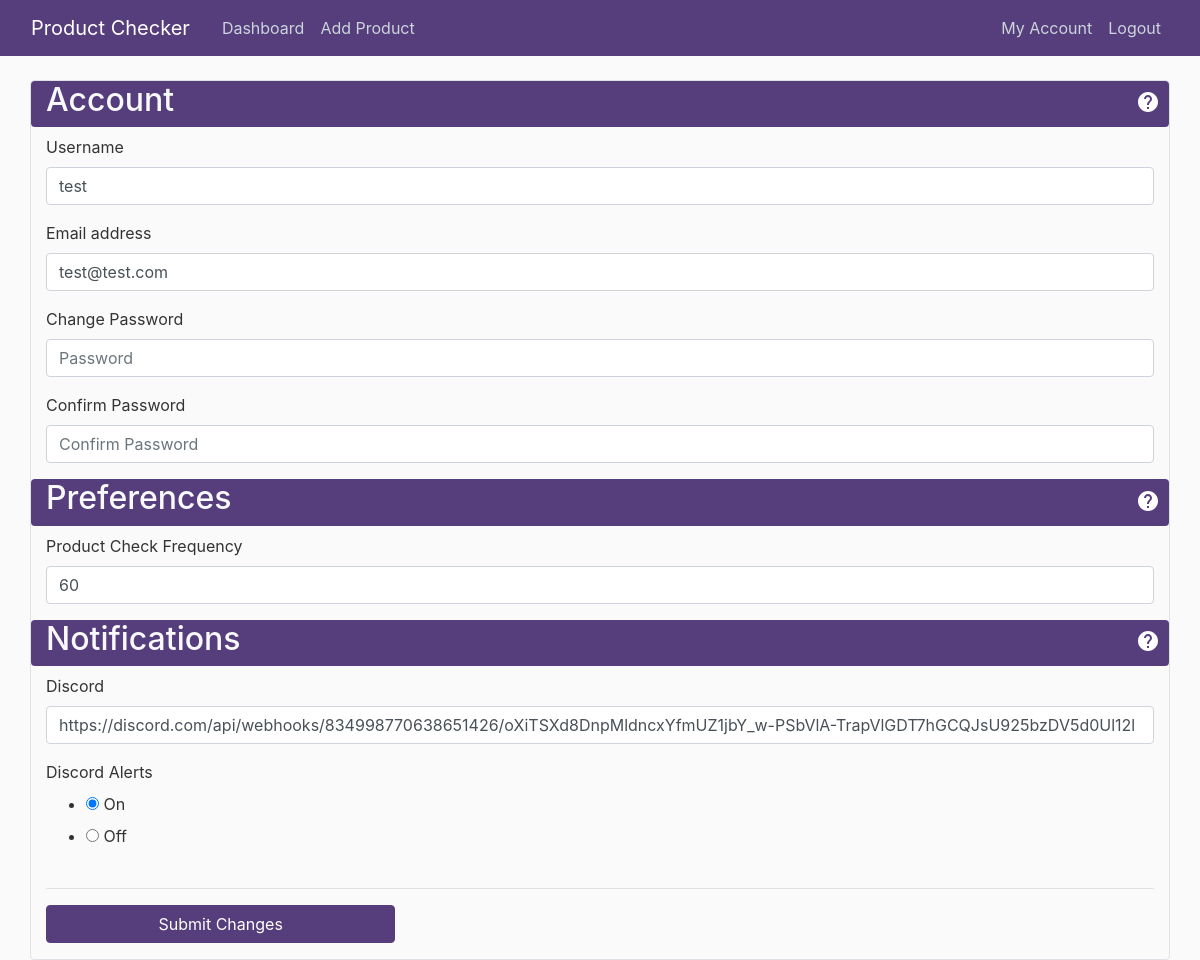
Page /account (signed in) on the earlier database version.
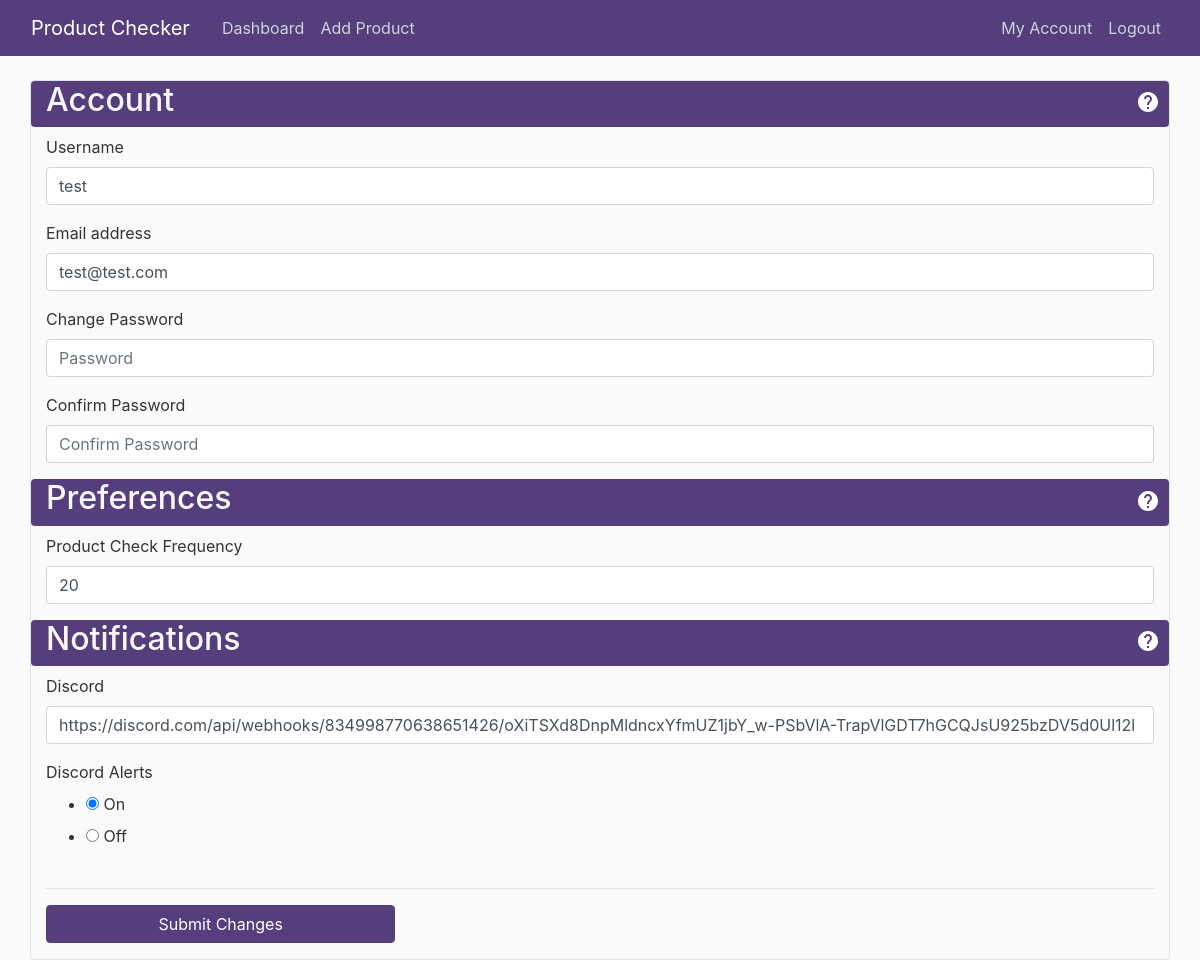
Same page on the later database version.
### productchecker/models.py (models this page shows, shortened)
class User(db.Model, UserMixin):
    id = db.Column(db.Integer, primary_key=True)
    username = db.Column(db.String(30), unique=True, nullable=False)
    email = db.Column(db.String(100), unique=True, nullable=False)
    password = db.Column(db.String(60), nullable=False)
    discord_webhook = db.Column(db.String(150), nullable=True)
    discord_active = db.Column(db.Boolean, nullable=False, default=0)
    help_active = db.Column(db.Boolean, nullable=False, default=1)
    check_freq = db.Column(db.Integer, nullable=False, default=60)
    products = db.relationship('Product', backref='user', lazy=True)

### productchecker/routes.py (the view)
@app.route("/account", methods=['GET', 'POST'])
@login_required
def account():
    form = UpdateAccountForm()
    if form.validate_on_submit():
        current_user.username = form.username.data
        current_user.email = form.email.data
        if form.password.data != '':
            current_user.password = bcrypt.generate_password_hash(form.password.data).decode('utf-8')
        current_user.discord_webhook = form.discord_webhook.data
        current_user.discord_active = bool(form.discord_active.data)
        current_user.check_freq = form.check_freq.data
        AppAttr.update_check_freq(form.check_freq.data)
        db.session.commit()
        flash('Account Updated', 'success')
        return redirect(url_for('account'))
    elif request.method == 'GET':
        form.username.data = current_user.username
        form.email.data = current_user.email
        form.discord_webhook.data = current_user.discord_webhook
        form.discord_active.data = current_user.discord_active
        form.check_freq.data = current_user.check_freq
    return render_template('account.html', form=form)

### productchecker/forms.py (shortened to what this page needs)
class UpdateAccountForm(FlaskForm):
    username = StringField('Username', validators=[
                           DataRequired(), Length(min=username_min, max=username_max)])
    email = StringField('Email', validators=[DataRequired(), Email()])
    password = PasswordField('Password')
    confirm_password = PasswordField('Confirm Password', validators=[EqualTo('password')])
    check_freq = IntegerField('Check Frequency', validators=[
                           DataRequired(), NumberRange(min=freq_min, max=freq_max)])
    discord_webhook = StringField('Webhook URL')
    discord_active = RadioField(coerce=int, choices=[(1,'On'),(0,'Off')])
    submit = SubmitField('Submit Changes')

### productchecker/models.py (called while the page is built)
@login_manager.user_loader
def load_user(user_id):
    return User.query.get(int(user_id))

### productchecker/templates/account.html (shortened to what the changed rows need)
{% extends "layout.html" %}
{% block content %}
<div class="container border rounded">
	<div class="row bg-primary rounded" style="background-color: #563d7c!important;">
		<div class="col-4 mr-auto">
			<h2 class="text-light">Account</h2>
		</div>
	</div>
	<div class="row mt-2">
		<div class="col">
			<form novalidate method="POST" action="">
				<div class="form-group">
					<label>Username</label>
					{% if form.username.errors %}
					{{ form.username(class="form-control is-invalid", placeholder="Username") }}
					<div class="invalid-feedback">
						{% for error in form.username.errors %}
						<span>{{ error }}</span>
						{% endfor %}
					</div>
					{% else %}
					{{ form.username(class="form-control", placeholder="Username") }}
					{% endif %}
				</div>
				<div class="form-group">
					<label>Email address</label>
					{% if form.email.errors %}
					{{ form.email(class="form-control is-invalid", placeholder="Email") }}
					<div class="invalid-feedback">
						{% for error in form.email.errors %}
						<span>{{ error }}</span>
						{% endfor %}
					</div>
					{% else %}
					{{ form.email(class="form-control", placeholder="Email") }}
					{% endif %}
				</div>
				<div class="form-group">
					<label>Change Password</label>
					{% if form.password.errors %}
					{{ form.password(class="form-control is-invalid", placeholder="Password") }}
					<div class="invalid-feedback">
						{% for error in form.password.errors %}
						<span>{{ error }}</span>
						{% endfor %}
					</div>
					{% else %}
					{{ form.password(class="form-control", placeholder="Password") }}
					{% endif %}
				</div>
				<div class="row bg-primary rounded" style="background-color: #563d7c!important;">
					<div class="col-4 mr-auto">
						<h2 class="text-light">Preferences</h2>
					</div>
				</div>
				<div class="row mt-2">
					<div class="col">
						<div class="form-group">
							<label>Product Check Frequency</label>
							{% if form.check_freq.errors %}
							{{ form.check_freq(class="form-control is-invalid", placeholder="Time(Seconds)") }}
							<div class="invalid-feedback">
								{% for error in form.check_freq.errors %}
								<span>{{ error }}</span>
								{% endfor %}
							</div>
							{% else %}
							{{ form.check_freq(class="form-control", placeholder="Time(Seconds)") }}
							{% endif %}
						</div>
					</div>
				</div>
				<div class="row bg-primary rounded" style="background-color: #563d7c!important;">
					<div class="col-4 mr-auto">
						<h2 class="text-light">Notifications</h2>
					</div>
				</div>
				<div class="row mt-2">
					<div class="col">
						<div class="form-group">
							<label>Discord</label>
							{% if form.discord_webhook.errors %}
							{{ form.discord_webhook(class="form-control is-invalid", placeholder="Webhook URL") }}
							<div class="invalid-feedback">
								{% for error in form.discord_webhook.errors %}
								<span>{{ error }}</span>
								{% endfor %}
							</div>
							{% else %}
							{{ form.discord_webhook(class="form-control", placeholder="Webhook URL") }}
							{% endif %}
						</div>
					</div>
				</div>
				<div class="row">
					<div class="col">
						{{ form.discord_active() }}
					</div>
				</div>
			</form>
		</div>
	</div>
</div>
{% endblock %}

Differences in the rows shown:
changed User "test": check_freq "60" → "20"
